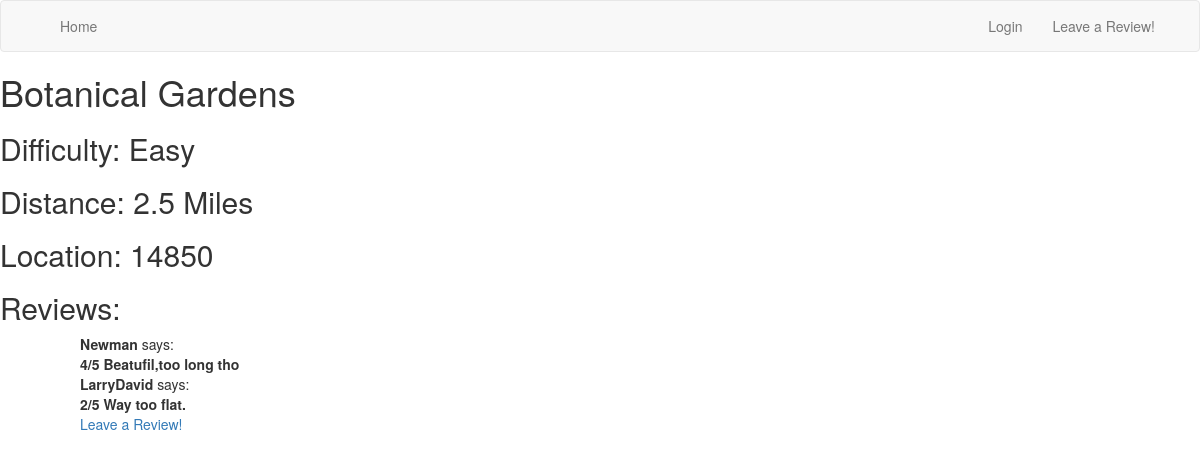
The app's page /trailAndReview/Botanical Gardens with its own data.
### app/models.py (models this page shows, shortened)
class Trail(db.Model):
    id = db.Column(db.Integer, primary_key=True)
    name = db.Column(db.String(64), index=True, unique=True)
    distance = db.Column(db.String(64), index=True)
    difficulty = db.Column(db.String(64), index=True)
    location = db.Column(db.String(64), index=True)
    t2rs = db.relationship('TrailToReview', backref='trail', lazy='dynamic')

class TrailToReview(db.Model):
    id = db.Column(db.Integer, primary_key=True)
    trail_id = db.Column(db.Integer, db.ForeignKey('trail.id'))
    review_id = db.Column(db.Integer, db.ForeignKey('review.id'))

class User(UserMixin, db.Model):
    id = db.Column(db.Integer, primary_key=True)
    username = db.Column(db.String(64), index=True, unique=True)
    email = db.Column(db.String(120), index=True, unique=True)
    password_hash = db.Column(db.String(128))
    reviews = db.relationship('Review', backref='user', lazy='dynamic')

class Review(db.Model):
    id = db.Column(db.Integer, primary_key=True)
    userID = db.Column(db.Integer, db.ForeignKey('user.id'))
    rating = db.Column(db.String(16))
    description = db.Column(db.String(256))
    t2rs = db.relationship('TrailToReview', backref='review', lazy='dynamic')

### app/routes.py (the view)
@app.route('/trailAndReview/<name>')
def trail(name):
    trail = Trail.query.filter(Trail.name == name).first()
    return render_template('trailAndReview.html', trail=trail)

### app/templates/trailAndReview.html (shortened to what this page needs)
{% extends 'base.html' %}
{%  block content %}
<html lang="en">
<head>
</head>
<body>
<h1>{{ trail.name }}</h1>
<h2> Difficulty: {{ trail.difficulty }}</h2>
<h2>Distance: {{ trail.distance }}</h2>
<h2>Location: {{trail.location}}</h2>
<h2>Reviews:</h2>
<ul>
     {% for t2r in trail.t2rs %}
         <ul>
             <b>{{t2r.review.user.username}}</b>
             says:
             <br>
             <b>{{t2r.review.rating}}</b>
            <b>{{ t2r.review.description }}</b>
         </ul>
     {% endfor %}
    <ul><a href="{{ url_for('trailreview',name=trail.name) }}">Leave a Review!</a></ul>
</ul>
</body>
</html>
{% endblock %}

### records on screen
Trail: name "Botanical Gardens", difficulty "Easy", distance "2.5 Miles", location "14850"
TrailToReview: review.user.username "Newman", review.rating "4/5", review.description "Beatufil,too long tho"
TrailToReview: review.user.username "LarryDavid", review.rating "2/5", review.description "Way too flat."
